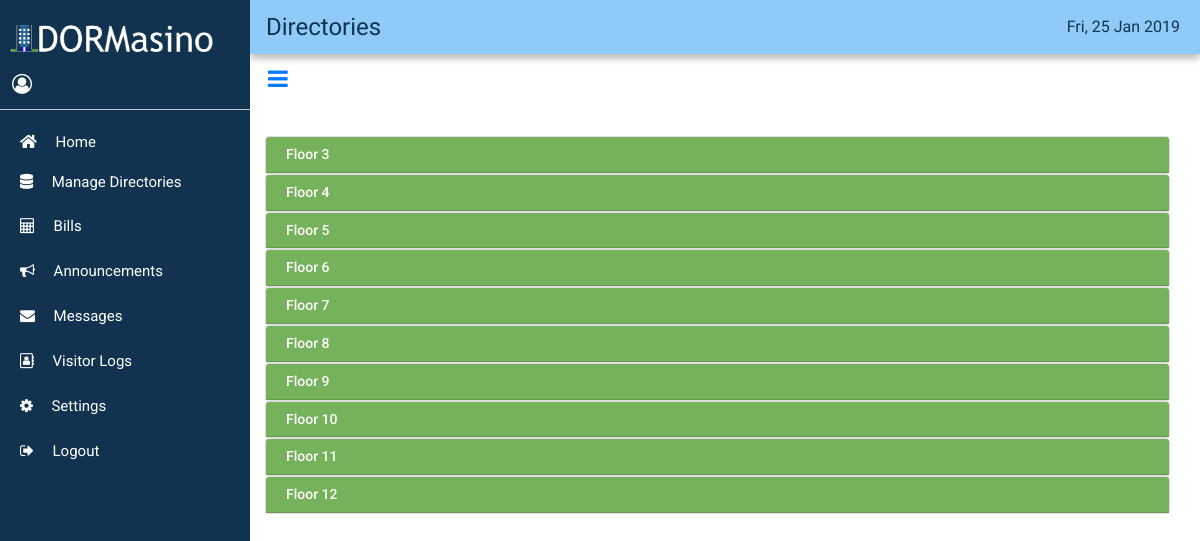
The app's page /index.php/directories with its own data.
### tables this page shows
CREATE TABLE `floor_tbl` (
  `floor_id` int(32) UNSIGNED NOT NULL,
  `floor_number` int(32) UNSIGNED NOT NULL
);

### application/controllers/Directories.php (called while the page is built, shortened)
<?php if ( ! defined('BASEPATH')) exit('No direct script access allowed');
class Directories extends CI_Controller{
	function __construct(){
		$this->load->helper(array('form', 'url'));
		$this->load->library('form_validation');
		$this->load->library('session');
        $this->load->model('directories_model');
    }
    public function index() {
        $data['floor']=$this->directories_model->get_floor();
        $data['room']=$this->directories_model->get_room();
        $data['dir']=$this->directories_model->get_dir();
        $data['dir_count']=$this->directories_model->get_dircount();
        $this->load->view('sidebar_view');
        $this->load->view('directories_view', $data);
    }
}
?>

### index.php (called while the page is built, shortened)
<?php
require_once BASEPATH.'core/CodeIgniter.php';

### application/models/directories_model.php (called while the page is built, shortened)
<?php
class directories_model extends CI_Model {
    public function get_floor() {
        $query = $this->db->get('floor_tbl');
        return $query;
    }
    public function get_room() {
        $this->db->from('room_tbl');
        $this->db->join('floor_tbl', 'room_tbl.floor_id=floor_tbl.floor_id');
        $query = $this->db->get();
        return $query;
    }
    public function get_dir () {
		$this->db->from('dir_tbl');
		$this->db->join('tenant_tbl','tenant_tbl.tenant_id=dir_tbl.tenant_id', 'LEFT');
        $this->db->join('room_tbl','room_tbl.room_id=dir_tbl.room_id', 'LEFT');
        $this->db->join('guardian_tbl','guardian_tbl.tenant_id=dir_tbl.tenant_id', 'LEFT');
        $this->db->join('mother_tbl','mother_tbl.tenant_id=dir_tbl.tenant_id', 'LEFT');
        $this->db->join('father_tbl','father_tbl.tenant_id=dir_tbl.tenant_id', 'LEFT');
        $this->db->join('contract_tbl','contract_tbl.tenant_id=dir_tbl.tenant_id', 'LEFT');
		$query = $this->db->get();
		return $query;
    }
    public function get_dircount() {
        $this->db->select("room_tbl.room_id");
        $this->db->select("room_tbl.room_number");
        $this->db->select("count(dir_tbl.tenant_id) as num_tenants");
        $this->db->from("room_tbl");
        $this->db->join("dir_tbl", "room_tbl.room_id=dir_tbl.room_id", "LEFT");
        $this->db->group_by("room_tbl.room_id");
        $query = $this->db->get();
        return $query;
    }
}
?>

### application/views/directories_view.php (the view, shortened to what this page needs)
<!DOCTYPE html>
        <div class="page-content-wrapper">
            <div class="container-fluid">
                <div class="d-flex d-xl-flex justify-content-xl-start align-items-xl-center" style="height: 54px;margin-right: -15px;margin-left: -15px;background-color: #90caf9;padding-left: 16px;padding-right: 16px; box-shadow: 0 4px 8px 0 rgba(0, 0, 0, 0.3), 0 6px 20px 0 rgba(0, 0, 0, 0)">
                    <p class="d-flex align-items-center align-content-center align-items-sm-center align-items-md-center align-items-lg-center" style="color: #11334f;font-family: ABeeZee, sans-serif;font-size: 24px;margin-bottom: 0px;">Directories</p>
                    <p class="d-flex align-self-center ml-auto" style="color: #11334f;font-family: ABeeZee, sans-serif;font-size: 16px;margin-bottom: 0px;"><?php echo  date("D, j M Y"); ?>&nbsp;</p>
                </div><a class="btn btn-link d-xl-flex justify-content-xl-start" role="button" href="#menu-toggle" id="menu-toggle" style="margin-left: -19px;"><i class="fa fa-bars" style="padding: 21px;font-size: 23px;padding-top: 6px;padding-bottom: 6px;padding-right: 9px;padding-left: 9px;"></i></a>
                <div class="row" style="margin-top: 0px;margin-left: 0px;margin-right: 0px;">
                    <div class="col-xl-12" style="margin-top: 11px;padding:0px;">
                    </div>
            </div>
            <div class="row" style="margin-top: 10px;margin-left: 0px;margin-right: 0px;">
                <div class="col d-xl-flex justify-content-xl-center" style="margin-top: 11px;padding-left: 0px;">
                    <div id="room_view" style="width: 100%;display:block;">
                    <div role="tablist" id="accordion-1" >
                        <?php
                            foreach ($floor->result() as $row)
                            {
                        ?>
                        <div class="card">
                            <div class="card-header" role="tab" style="padding-top: 9px;padding-bottom: 9px;">
                                <h5 class="d-flex d-sm-flex d-md-flex d-lg-flex d-xl-flex flex-row justify-content-start align-items-start justify-content-sm-start align-items-sm-start justify-content-md-start align-items-md-start align-items-lg-start mr-lg-start align-items-xl-start mr-xl-auto mb-0">
                                    <a class="d-flex align-items-lg-center" data-toggle="collapse" aria-expanded="false" aria-controls="accordion-1 .item-<?php echo $row->floor_number; ?>" href="div#accordion-1 .item-<?php echo $row->floor_number; ?>" style="font-size: 14px;width: 80%;">
                                        Floor <?php echo $row->floor_number ; ?>
                                    </a>
                                </h5>
                            </div>
                        </div>
                    <?php } ?>
                    </div>
                    </div>
                </div>
            </div>
        </div>
    </div>
    </div>
</body>
</html>

### assets/css/Sidebar-Menu-1.css (style rules this page uses)
body { overflow-x: hidden; }

### assets/css/styles.css (style rules this page uses)
a { color: #ffffff; font-size: 15px; }
.card-header:first-child { background-color: #76b15b; }

### records on screen
floor_tbl: floor_number "3"
floor_tbl: floor_number "4"
floor_tbl: floor_number "5"
floor_tbl: floor_number "6"
floor_tbl: floor_number "7"
floor_tbl: floor_number "8"
floor_tbl: floor_number "9"
floor_tbl: floor_number "10"
floor_tbl: floor_number "11"
floor_tbl: floor_number "12"
